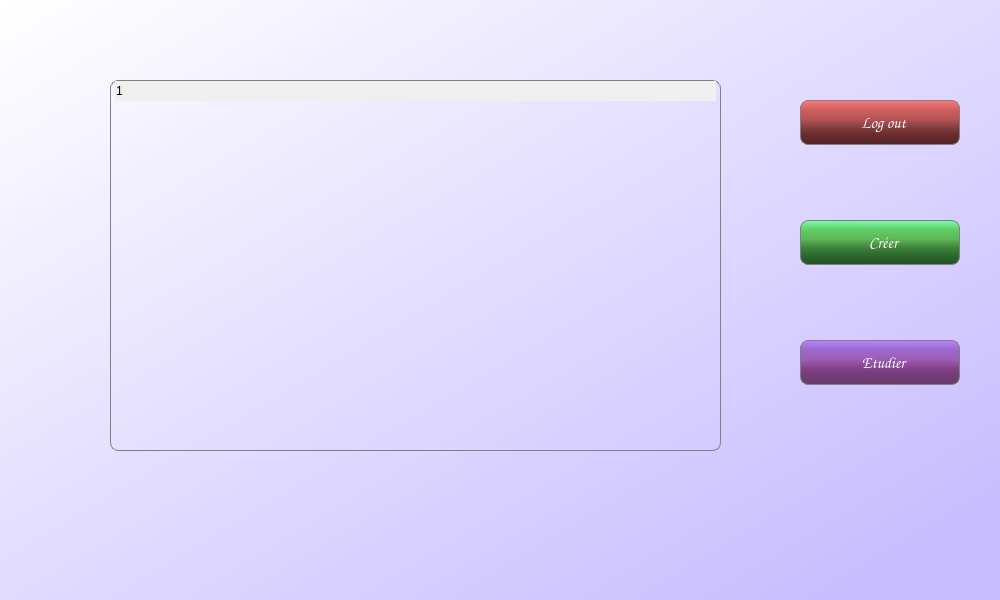
<?xml version="1.0" encoding="UTF-8"?>
<ui version="4.0">
 <class>Dialog</class>
 <widget class="QDialog" name="Dialog">
  <property name="geometry">
   <rect>
    <x>0</x>
    <y>0</y>
    <width>1000</width>
    <height>600</height>
   </rect>
  </property>
  <property name="windowTitle">
   <string>Explorateur</string>
  </property>
  <property name="windowIcon">
   <iconset>
    <normaloff>images/home.png</normaloff>images/home.png</iconset>
  </property>
  <property name="styleSheet">
   <string notr="true">QDialog{
background-color :qlineargradient(spread:pad, x1:0, y1:0, x2:1, y2:1, stop:0 rgba(255, 255, 255, 255), stop:0.905028 rgba(200, 190, 255, 255));} 
</string>
  </property>
  <widget class="QPushButton" name="loginButton">
   <property name="geometry">
    <rect>
     <x>800</x>
     <y>100</y>
     <width>160</width>
     <height>45</height>
    </rect>
   </property>
   <property name="font">
    <font>
     <family>Comic Sans MS</family>
     <pointsize>12</pointsize>
    </font>
   </property>
   <property name="styleSheet">
    <string notr="true">QPushButton{
background-color:qlineargradient(spread:pad, x1:0, y1:0, x2:0, y2:1, stop:0 rgba(255, 120, 120, 255), stop:0.217617 rgba(204, 96, 96, 255), stop:0.41573 rgba(184, 85, 85, 255), stop:0.623596 rgba(129, 61, 61, 255), stop:0.769663 rgba(108, 43, 43, 255), stop:1 rgba(80, 39, 39, 255));
color:white;
border: 1px solid gray; 
border-radius: 8px; 
padding: 0 8px; 
selection-background-color: darkgray; }

QPushButton:Pressed{
background-color:qlineargradient(spread:pad, x1:0, y1:0, x2:0, y2:1, stop:0 rgba(151, 71, 71, 255), stop:0.217617 rgba(138, 65, 65, 255), stop:0.41573 rgba(127, 58, 58, 255), stop:0.623596 rgba(102, 48, 48, 255), stop:0.769663 rgba(92, 37, 37, 255), stop:1 rgba(71, 34, 34, 255));
}
</string>
   </property>
   <property name="text">
    <string>  Log out</string>
   </property>
   <property name="icon">
    <iconset>
     <normalon>images/logout.png</normalon>
    </iconset>
   </property>
   <property name="iconSize">
    <size>
     <width>30</width>
     <height>30</height>
    </size>
   </property>
  </widget>
  <widget class="QPushButton" name="createButton">
   <property name="geometry">
    <rect>
     <x>800</x>
     <y>220</y>
     <width>160</width>
     <height>45</height>
    </rect>
   </property>
   <property name="font">
    <font>
     <family>Comic Sans MS</family>
     <pointsize>12</pointsize>
    </font>
   </property>
   <property name="styleSheet">
    <string notr="true">QPushButton{
background-color:qlineargradient(spread:pad, x1:0, y1:0, x2:0, y2:1, stop:0 rgba(120, 255, 170, 255), stop:0.217617 rgba(96, 204, 103, 255), stop:0.41573 rgba(94, 184, 85, 255), stop:0.623596 rgba(64, 129, 61, 255), stop:0.769663 rgba(43, 108, 44, 255), stop:1 rgba(39, 80, 41, 255));
color:white;
border: 1px solid gray; 
border-radius: 8px; 
padding: 0 8px; 
selection-background-color: darkgray; }

QPushButton:Pressed{
background-color:qlineargradient(spread:pad, x1:0, y1:0, x2:0, y2:1, stop:0 rgba(65, 138, 92, 255), stop:0.217617 rgba(60, 128, 64, 255), stop:0.41573 rgba(59, 115, 53, 255), stop:0.623596 rgba(44, 89, 42, 255), stop:0.769663 rgba(29, 75, 31, 255), stop:1 rgba(27, 55, 28, 255));
}</string>
   </property>
   <property name="text">
    <string>  Créer</string>
   </property>
   <property name="icon">
    <iconset>
     <normalon>images/createButton.png</normalon>
    </iconset>
   </property>
   <property name="iconSize">
    <size>
     <width>30</width>
     <height>30</height>
    </size>
   </property>
  </widget>
  <widget class="QPushButton" name="studyButton">
   <property name="geometry">
    <rect>
     <x>800</x>
     <y>340</y>
     <width>160</width>
     <height>45</height>
    </rect>
   </property>
   <property name="font">
    <font>
     <family>Comic Sans MS</family>
     <pointsize>12</pointsize>
    </font>
   </property>
   <property name="styleSheet">
    <string notr="true">QPushButton{
background-color:qlineargradient(spread:pad, x1:0, y1:0, x2:0, y2:1, stop:0 rgba(185, 132, 255, 255), stop:0.212435 rgba(156, 105, 204, 255), stop:0.41573 rgba(157, 95, 184, 255), stop:0.623596 rgba(134, 67, 136, 255), stop:0.766839 rgba(118, 59, 125, 255), stop:1 rgba(104, 61, 99, 255));
color:white;
border: 1px solid gray; 
border-radius: 8px; 
padding: 0 8px; 
selection-background-color: darkgray; }

QPushButton:pressed{
background-color:qlineargradient(spread:pad, x1:0, y1:0, x2:0, y2:1, stop:0 rgba(104, 74, 143, 255), stop:0.212435 rgba(99, 67, 130, 255), stop:0.41573 rgba(97, 58, 114, 255), stop:0.621762 rgba(90, 47, 91, 255), stop:0.766839 rgba(87, 43, 92, 255), stop:1 rgba(68, 40, 65, 255));
}</string>
   </property>
   <property name="text">
    <string>  Etudier</string>
   </property>
   <property name="icon">
    <iconset>
     <normalon>images/study.png</normalon>
    </iconset>
   </property>
   <property name="iconSize">
    <size>
     <width>30</width>
     <height>30</height>
    </size>
   </property>
  </widget>
  <widget class="QTreeWidget" name="coursesView">
   <property name="geometry">
    <rect>
     <x>110</x>
     <y>80</y>
     <width>611</width>
     <height>371</height>
    </rect>
   </property>
   <property name="font">
    <font>
     <family>Comic Sans MS</family>
    </font>
   </property>
   <property name="styleSheet">
    <string notr="true">QTreeWidget{
background-color: rgba(255, 255, 255, 0);
border: 1px solid gray; 
border-radius: 8px; 
padding: 0 4px; 
selection-background-color: darkgray;
}
QHeaderView::section {
    background-color: rgba(255, 255, 255, 0);
	border-radius: 8px; 
    /*padding-left: 0 8px;*/
    border: 1px solid transparent;
}</string>
   </property>
   <column>
    <property name="text">
     <string notr="true">1</string>
    </property>
   </column>
  </widget>
 </widget>
 <resources/>
 <connections/>
</ui>
